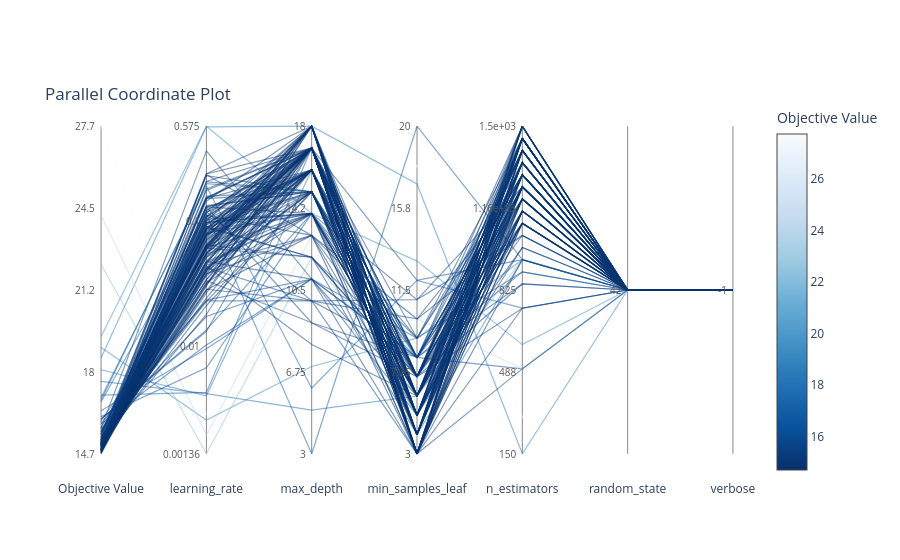

Write notebook code for a chart like this one.
### Code cell
# A high-dimensional plot where each trial is a line passing through various parameter axes.
#
optuna.visualization.plot_parallel_coordinate(Optuna_Study)
